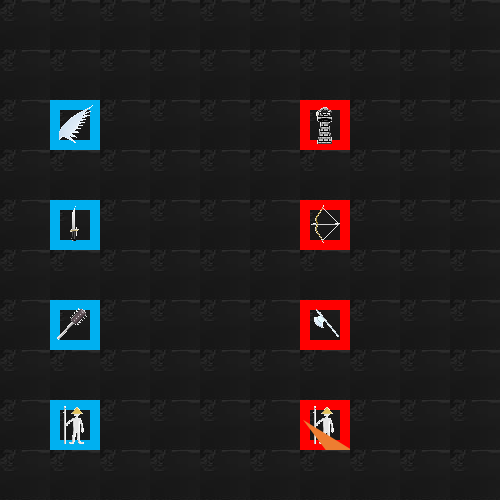

This is a level from a 2D game, rendered from its Tiled map with the project's own tilesets. A one-line summary and the complete map file follow:
An orthogonal 10x10 tile map with 50x50 px tiles, 4 tile layers (cellItem, teamConfig, unitConfig, keyUnit), 4 tilesets.

<map version="1.0" orientation="orthogonal" renderorder="left-down" width="10" height="10" tilewidth="50" tileheight="50" nextobjectid="10">
 <tileset firstgid="1" name="allSprite" tilewidth="50" tileheight="50" tilecount="10" columns="5">
  <image source="allSprite.png" width="250" height="100" />
  <tile id="0">
   <properties>
    <property name="category" value="SOLDIER" />
   </properties>
  </tile>
  <tile id="1">
   <properties>
    <property name="category" value="TOWER" />
   </properties>
  </tile>
  <tile id="2">
   <properties>
    <property name="category" value="ARROW" />
   </properties>
  </tile>
  <tile id="3">
   <properties>
    <property name="category" value="SWORD" />
   </properties>
  </tile>
  <tile id="4">
   <properties>
    <property name="category" value="HORSE" />
   </properties>
  </tile>
  <tile id="5">
   <properties>
    <property name="category" value="KNIFE" />
   </properties>
  </tile>
  <tile id="6">
   <properties>
    <property name="category" value="STICK" />
   </properties>
  </tile>
  <tile id="7">
   <properties>
    <property name="category" value="BOW" />
   </properties>
  </tile>
  <tile id="8">
   <properties>
    <property name="category" value="AXE" />
   </properties>
  </tile>
  <tile id="9">
   <properties>
    <property name="category" value="WING" />
   </properties>
  </tile>
 </tileset>
 <tileset firstgid="11" name="desktop" tilewidth="50" tileheight="50" tilecount="20" columns="5">
  <image source="desktop.jpg" width="293" height="220" />
  <tile id="9">
   <properties>
    <property name="item" value="sth" />
   </properties>
  </tile>
 </tileset>
 <tileset firstgid="31" name="team" tilewidth="50" tileheight="50" tilecount="2" columns="2">
  <image source="team.png" width="100" height="50" />
  <tile id="0">
   <properties>
    <property name="team" value="1" />
   </properties>
  </tile>
  <tile id="1">
   <properties>
    <property name="team" value="2" />
   </properties>
  </tile>
 </tileset>
 <tileset firstgid="33" name="key" tilewidth="50" tileheight="50" tilecount="9" columns="3">
  <image source="explode.png" width="175" height="186" />
  <tile id="0">
   <properties>
    <property name="key" type="bool" value="true" />
   </properties>
  </tile>
 </tileset>
 <layer name="cellItem" width="10" height="10">
  <data encoding="csv">
17,17,17,17,17,17,17,17,17,17,
17,17,17,17,17,17,17,17,17,17,
17,17,17,17,17,17,17,17,17,17,
17,17,17,17,17,17,17,17,17,17,
17,17,17,17,17,17,17,17,17,17,
17,17,17,17,17,17,17,17,17,17,
17,17,17,17,17,17,17,17,17,17,
17,17,17,17,17,17,17,17,17,17,
17,17,17,17,17,17,17,17,17,17,
17,17,17,17,17,17,17,17,17,17
</data>
 </layer>
 <layer name="teamConfig" width="10" height="10">
  <data encoding="csv">
0,0,0,0,0,0,0,0,0,0,
0,0,0,0,0,0,0,0,0,0,
0,31,0,0,0,0,32,0,0,0,
0,0,0,0,0,0,0,0,0,0,
0,31,0,0,0,0,32,0,0,0,
0,0,0,0,0,0,0,0,0,0,
0,31,0,0,0,0,32,0,0,0,
0,0,0,0,0,0,0,0,0,0,
0,31,0,0,0,0,32,0,0,0,
0,0,0,0,0,0,0,0,0,0
</data>
 </layer>
 <layer name="unitConfig" width="10" height="10">
  <data encoding="csv">
0,0,0,0,0,0,0,0,0,0,
0,0,0,0,0,0,0,0,0,0,
0,10,0,0,0,0,2,0,0,0,
0,0,0,0,0,0,0,0,0,0,
0,6,0,0,0,0,8,0,0,0,
0,0,0,0,0,0,0,0,0,0,
0,7,0,0,0,0,9,0,0,0,
0,0,0,0,0,0,0,0,0,0,
0,1,0,0,0,0,1,0,0,0,
0,0,0,0,0,0,0,0,0,0
</data>
 </layer>
 <layer name="keyUnit" width="10" height="10">
  <data encoding="csv">
0,0,0,0,0,0,0,0,0,0,
0,0,0,0,0,0,0,0,0,0,
0,0,0,0,0,0,0,0,0,0,
0,0,0,0,0,0,0,0,0,0,
0,0,0,0,0,0,0,0,0,0,
0,0,0,0,0,0,0,0,0,0,
0,0,0,0,0,0,0,0,0,0,
0,0,0,0,0,0,0,0,0,0,
0,0,0,0,0,0,33,0,0,0,
0,0,0,0,0,0,0,0,0,0
</data>
 </layer>
</map>
